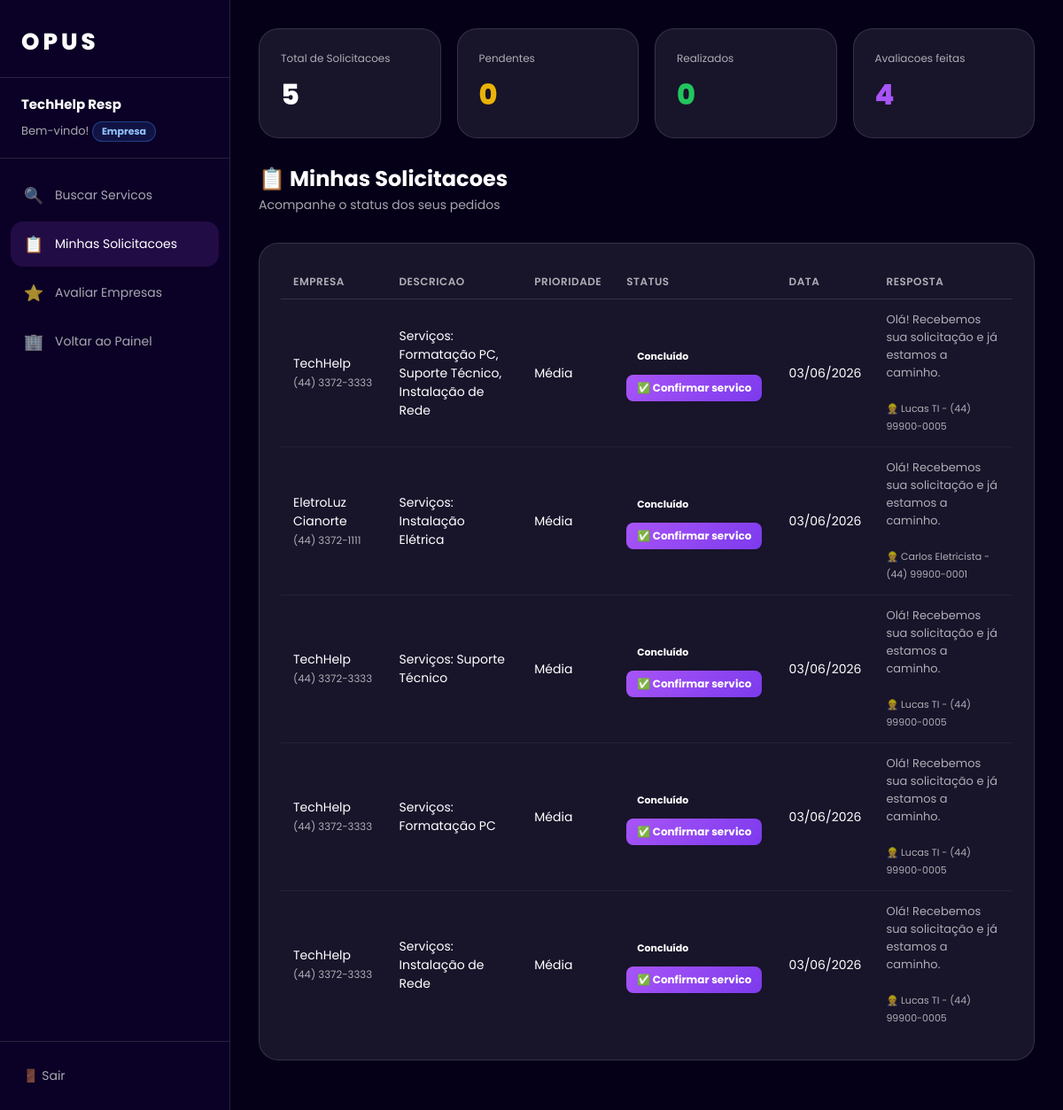
The page /usuario.php?aba=solicitacoes (signed in) on the database as committed earlier.
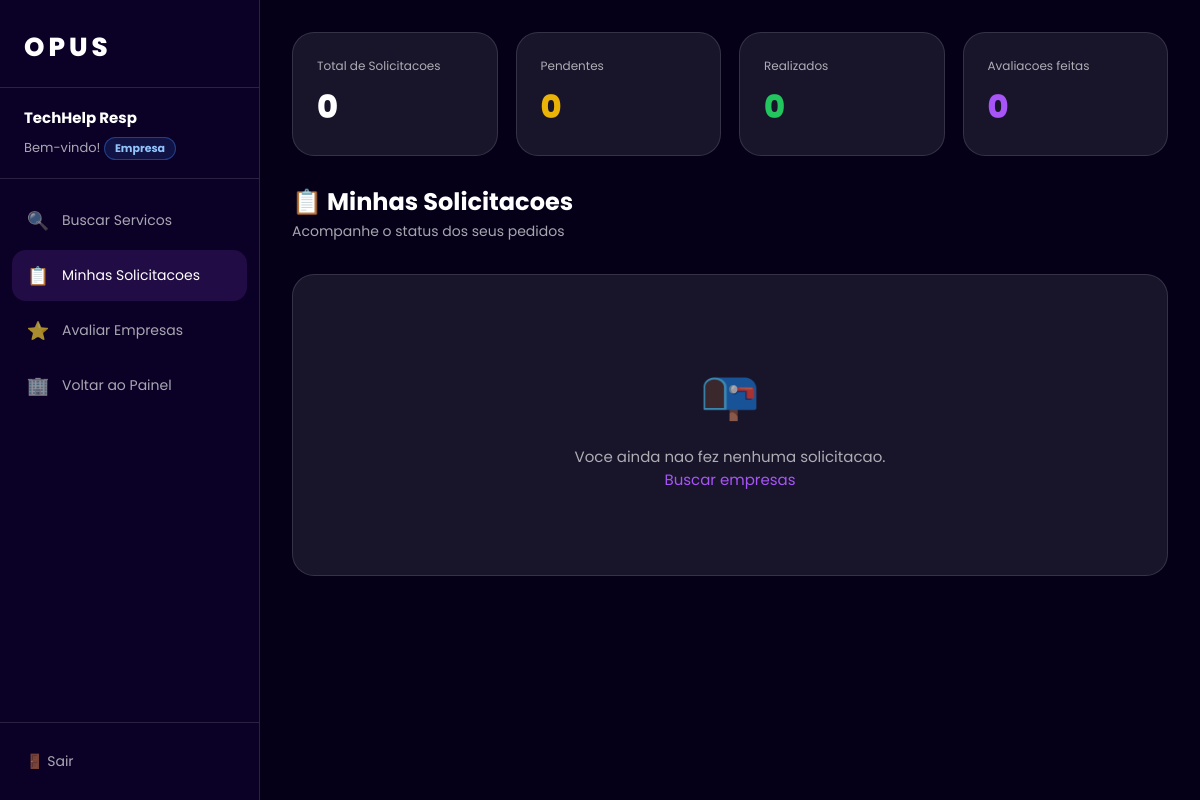
The same page on the database as committed later.
### tables this page shows
CREATE TABLE `solicitacao` (
  `id` int(11) NOT NULL AUTO_INCREMENT,
  `usuario_id` int(11) NOT NULL,
  `empresa_id` int(11) NOT NULL,
  `descricao` text NOT NULL,
  `prioridade` enum('Baixa','Média','Alta') DEFAULT 'Média',
  `status` enum('Pendente','Em andamento','Concluído','Cancelado') DEFAULT 'Pendente',
  `resposta` text DEFAULT NULL,
  `data_solicitacao` datetime DEFAULT current_timestamp(),
  `data_conclusao` date DEFAULT NULL,
  `funcionario_id` int(11) DEFAULT NULL,
  PRIMARY KEY (`id`),
  KEY `usuario_id` (`usuario_id`),
  KEY `empresa_id` (`empresa_id`),
  KEY `funcionario_id` (`funcionario_id`),
  CONSTRAINT `solicitacao_ibfk_1` FOREIGN KEY (`usuario_id`) REFERENCES `usuario` (`id`) ON DELETE CASCADE,
  CONSTRAINT `solicitacao_ibfk_2` FOREIGN KEY (`empresa_id`) REFERENCES `empresa` (`id`) ON DELETE CASCADE,
  CONSTRAINT `solicitacao_ibfk_3` FOREIGN KEY (`funcionario_id`) REFERENCES `funcionario` (`id`) ON DELETE SET NULL
);

CREATE TABLE `empresa` (
  `id` int(11) NOT NULL AUTO_INCREMENT,
  `usuario_id` int(11) DEFAULT NULL,
  `nome` varchar(100) NOT NULL,
  `cnpj` varchar(20) DEFAULT NULL,
  `email` varchar(100) DEFAULT NULL,
  `telefone` varchar(20) DEFAULT NULL,
  `endereco` varchar(150) DEFAULT NULL,
  `cidade` varchar(100) DEFAULT NULL,
  `estado` varchar(50) DEFAULT NULL,
  `descricao` text DEFAULT NULL,
  `ativo` tinyint(1) DEFAULT 1,
  `criado_em` datetime DEFAULT current_timestamp(),
  PRIMARY KEY (`id`),
  UNIQUE KEY `usuario_id` (`usuario_id`),
  UNIQUE KEY `cnpj` (`cnpj`),
  CONSTRAINT `empresa_ibfk_1` FOREIGN KEY (`usuario_id`) REFERENCES `usuario` (`id`) ON DELETE CASCADE
);

CREATE TABLE `funcionario` (
  `id` int(11) NOT NULL AUTO_INCREMENT,
  `empresa_id` int(11) NOT NULL,
  `nome` varchar(100) NOT NULL,
  `telefone` varchar(20) DEFAULT NULL,
  `cargo` varchar(100) DEFAULT NULL,
  `ativo` tinyint(1) DEFAULT 1,
  `criado_em` datetime DEFAULT current_timestamp(),
  PRIMARY KEY (`id`),
  KEY `empresa_id` (`empresa_id`),
  CONSTRAINT `funcionario_ibfk_1` FOREIGN KEY (`empresa_id`) REFERENCES `empresa` (`id`) ON DELETE CASCADE
);

### includes/auth.php (called while the page is built, shortened)
<?php
function e(string $str): string {
    return htmlspecialchars($str, ENT_QUOTES, 'UTF-8');
}

### usuario.php (the view, shortened to what the changed rows need)
<?php
require_once 'includes/auth.php';
$db   = getDB();
$uid  = $_SESSION['usuario_id'];
$aba   = $_GET['aba'] ?? 'buscar';
$termo = trim($_GET['q'] ?? '');
$sqlEmp = 'SELECT e.*, AVG(a.nota) as media, COUNT(DISTINCT a.id) as total_av
           FROM empresa e
           LEFT JOIN avaliacao a ON a.empresa_id = e.id
           LEFT JOIN servico s ON s.empresa_id = e.id
           LEFT JOIN categoria c ON c.id = s.categoria_id
           WHERE e.ativo = 1';
$params = [];
$sqlEmp .= ' GROUP BY e.id, e.nome, e.cnpj, e.email, e.telefone, e.endereco, e.cidade, e.estado, e.descricao, e.ativo, e.criado_em, e.usuario_id';
$sqlEmp .= ' ORDER BY media DESC';
$stmtEmp = $db->prepare($sqlEmp);
$stmtEmp->execute($params);
$empresas = $stmtEmp->fetchAll();
$cats    = $db->query('SELECT * FROM categoria ORDER BY nome')->fetchAll();
$cidades = $db->query("SELECT DISTINCT cidade FROM empresa WHERE ativo=1 AND cidade != '' ORDER BY cidade")->fetchAll(PDO::FETCH_COLUMN);
$sols = $db->prepare('SELECT s.*, e.nome as emp_nome, e.telefone as emp_tel,
                             f.nome as func_nome, f.telefone as func_tel, f.cargo as func_cargo
                      FROM solicitacao s
                      JOIN empresa e ON e.id = s.empresa_id
                      LEFT JOIN funcionario f ON f.id = s.funcionario_id
                      WHERE s.usuario_id = ? ORDER BY s.data_solicitacao DESC');
$sols->execute([$uid]);
$minhasSols = $sols->fetchAll();
$totalSols  = count($minhasSols);
$avalSt     = $db->prepare('SELECT COUNT(*) FROM avaliacao WHERE usuario_id = ?');
$avalSt->execute([$uid]);
$totalAv = $avalSt->fetchColumn();
?>
<!DOCTYPE html>
<html lang="pt-BR">
<head>
<link rel="stylesheet" href="assets/css/dashboard.css">
</head>
<body>
<main class="main">
  <div class="stats-row">
    <div class="stat-card"><div class="label">Total de Solicitacoes</div><div class="value"><?= $totalSols ?></div></div>
    <div class="stat-card"><div class="label">Avaliacoes feitas</div><div class="value" style="color:var(--purple)"><?= $totalAv ?></div></div>
  </div>
  <?php if ($aba === 'buscar'): ?>
  <div class="topbar">
    <div><h1>🔍 Buscar Servicos</h1><p>Pesquise empresas por nome, cidade ou categoria</p></div>
  </div>
  <form method="GET" class="search-bar" style="flex-wrap:wrap;gap:10px">
    <input type="hidden" name="aba" value="buscar">
    <button type="submit" class="btn btn-primary">Buscar</button>
    <select name="cat" style="flex:0 0 180px">
      <option value="">Todas as categorias</option>
      <?php foreach ($cats as $c): ?>
        <option value="<?= $c['id'] ?>" <?= (($_GET['cat']??'')==$c['id'])?'selected':'' ?>><?= e($c['icone'].' '.$c['nome']) ?></option>
      <?php endforeach; ?>
    </select>
    <select name="cidade" style="flex:0 0 180px">
      <option value="">Todas as cidades</option>
      <?php foreach ($cidades as $c): ?>
        <option value="<?= e($c) ?>" <?= ($_GET['cidade']??'')===$c?'selected':'' ?>><?= e($c) ?></option>
      <?php endforeach; ?>
    </select>
    <select name="av" style="flex:0 0 160px">
      <option value="">Todas as avaliacoes</option>
      <option value="5" <?= ($_GET['av']??'')=='5'?'selected':'' ?>>5 estrelas</option>
      <option value="4" <?= ($_GET['av']??'')=='4'?'selected':'' ?>>4+ estrelas</option>
      <option value="3" <?= ($_GET['av']??'')=='3'?'selected':'' ?>>3+ estrelas</option>
      <option value="2" <?= ($_GET['av']??'')=='2'?'selected':'' ?>>2+ estrelas</option>
      <option value="1" <?= ($_GET['av']??'')=='1'?'selected':'' ?>>1+ estrela</option>
    </select>
    <input type="text" name="q" placeholder="Ex: eletricista, frete, informatica..." value="<?= e($termo) ?>" style="flex:1;min-width:200px">
  </form>
  <div style="display:grid;grid-template-columns:repeat(auto-fill,minmax(300px,1fr));gap:20px">
    <?php foreach ($empresas as $emp): ?>
    <div style="background:var(--card);border:1px solid var(--line);border-radius:22px;padding:24px;">
      <div style="display:flex;align-items:center;gap:14px;margin-bottom:14px;">
        <div style="width:48px;height:48px;border-radius:14px;background:linear-gradient(135deg,var(--purple),var(--purple2));display:grid;place-items:center;font-weight:800;font-size:16px;flex-shrink:0;">
          <?= mb_strtoupper(mb_substr($emp['nome'],0,2)) ?>
        </div>
        <div>
          <strong style="display:block"><?= e($emp['nome']) ?></strong>
          <small style="color:var(--muted)"><?= e($emp['cidade'] . ', ' . $emp['estado']) ?></small>
        </div>
      </div>
      <p style="color:var(--muted);font-size:13px;margin-bottom:14px;"><?= e(mb_strimwidth($emp['descricao'],0,100,'...')) ?></p>
      <div style="color:#facc15;font-size:14px;margin-bottom:14px;">
        <?= $emp['media'] ? formatStars((int)round($emp['media'])) : '☆☆☆☆☆' ?>
        <span style="color:var(--muted);font-size:12px"> <?= $emp['media'] ? number_format($emp['media'],1) : '—' ?> • <?= $emp['total_av'] ?> av.</span>
      </div>
      <a href="?aba=buscar&empresa=<?= $emp['id'] ?>" class="btn btn-primary" style="width:100%;justify-content:center;">Ver empresa & Solicitar</a>
    </div>
    <?php endforeach; ?>
    <?php if (!$empresas): ?>
      <div class="empty-state" style="grid-column:1/-1"><div class="icon">🔎</div><p>Nenhuma empresa encontrada.</p></div>
    <?php endif; ?>
  </div>
  <?php elseif ($aba === 'solicitacoes'): ?>
  <div class="topbar"><div><h1>📋 Minhas Solicitacoes</h1><p>Acompanhe o status dos seus pedidos</p></div></div>
  <div class="card">
    <?php if ($minhasSols): ?>
    <table>
      <thead><tr><th>Empresa</th><th>Descricao</th><th>Prioridade</th><th>Status</th><th>Data</th><th>Resposta</th></tr></thead>
      <tbody>
      <?php foreach ($minhasSols as $s): ?>
        <tr>
          <td>
            <?= e($s['emp_nome']) ?>
            <?php if ($s['emp_tel']): ?>
              <br><small style="color:var(--muted)"><?= e($s['emp_tel']) ?></small>
            <?php endif; ?>
          </td>
          <td style="max-width:200px"><?= e(mb_strimwidth($s['descricao'],0,80,'...')) ?></td>
          <td><?= e($s['prioridade']) ?></td>
          <td>
            <?php $sc = ['Pendente'=>'badge-pending','Em andamento'=>'badge-progress','Servico Realizado'=>'badge-done','Cancelado'=>'badge-cancelled']; ?>
            <span class="badge <?= $sc[$s['status']] ?? '' ?>"><?= e($s['status']) ?></span>
            <?php if (!in_array($s['status'], ['Servico Realizado','Cancelado','Pendente'])): ?>
              <a href="?aba=solicitacoes&confirmar=<?= $s['id'] ?>"
                 onclick="return confirm('Confirmar que o servico foi realizado?')"
                 style="display:inline-block;margin-top:8px;padding:6px 12px;border-radius:8px;background:linear-gradient(135deg,var(--purple),var(--purple2));color:#fff;font-size:12px;font-weight:700;text-decoration:none;">
                ✅ Confirmar servico
              </a>
            <?php endif; ?>
          </td>
          <td style="white-space:nowrap"><?= date('d/m/Y', strtotime($s['data_solicitacao'])) ?></td>
          <td style="font-size:13px;max-width:220px">
            <?php if ($s['resposta']): ?>
              <span style="color:var(--muted)"><?= e(mb_strimwidth($s['resposta'],0,80,'...')) ?></span>
            <?php else: ?>
              <em style="color:var(--muted)">Aguardando...</em>
            <?php endif; ?>
            <?php if ($s['func_nome']): ?>
              <br><br>
              <small style="color:var(--muted);font-size:11px">👷 <?= e($s['func_nome']) ?><?= $s['func_tel'] ? ' - ' . e($s['func_tel']) : '' ?></small>
            <?php endif; ?>
          </td>
        </tr>
      <?php endforeach; ?>
      </tbody>
    </table>
    <?php else: ?>
      <div class="empty-state"><div class="icon">📭</div><p>Voce ainda nao fez nenhuma solicitacao.<br><a href="?aba=buscar" style="color:var(--purple)">Buscar empresas</a></p></div>
    <?php endif; ?>
  </div>
  <?php endif; ?>
</main>
</body>
</html>

Rows that differ between the two databases and show on the page:
removed solicitacao: empresa.nome "TechHelp", empresa.telefone "(44) 3372-3333", descricao "Serviços: Formatação PC, Suporte Técnico, Instalação de Rede", prioridade "Média", status "Concluído", data_solicitacao "03/06/2026", resposta "Olá! Recebemos sua solicitação e já estamos a caminho.", funcionario.nome "Lucas TI", funcionario.telefone "(44) 99900-0005"
removed solicitacao: empresa.nome "EletroLuz Cianorte", empresa.telefone "(44) 3372-1111", descricao "Serviços: Instalação Elétrica", prioridade "Média", status "Concluído", data_solicitacao "03/06/2026", resposta "Olá! Recebemos sua solicitação e já estamos a caminho.", funcionario.nome "Carlos Eletricista", funcionario.telefone "(44) 99900-0001"
removed solicitacao: empresa.nome "TechHelp", empresa.telefone "(44) 3372-3333", descricao "Serviços: Suporte Técnico", prioridade "Média", status "Concluído", data_solicitacao "03/06/2026", resposta "Olá! Recebemos sua solicitação e já estamos a caminho.", funcionario.nome "Lucas TI", funcionario.telefone "(44) 99900-0005"
removed solicitacao: empresa.nome "TechHelp", empresa.telefone "(44) 3372-3333", descricao "Serviços: Formatação PC", prioridade "Média", status "Concluído", data_solicitacao "03/06/2026", resposta "Olá! Recebemos sua solicitação e já estamos a caminho.", funcionario.nome "Lucas TI", funcionario.telefone "(44) 99900-0005"
removed solicitacao: empresa.nome "TechHelp", empresa.telefone "(44) 3372-3333", descricao "Serviços: Instalação de Rede", prioridade "Média", status "Concluído", data_solicitacao "03/06/2026", resposta "Olá! Recebemos sua solicitação e já estamos a caminho.", funcionario.nome "Lucas TI", funcionario.telefone "(44) 99900-0005"
Other text that changed with them:
$totalSols: "5" → "0"
$totalAv: "4" → "0"
text no longer shown: "EMPRESA DESCRICAO PRIORIDADE STATUS DATA RESPOSTA"
text now shown: "📭 Voce ainda nao fez nenhuma solicitacao. Buscar empresas"
